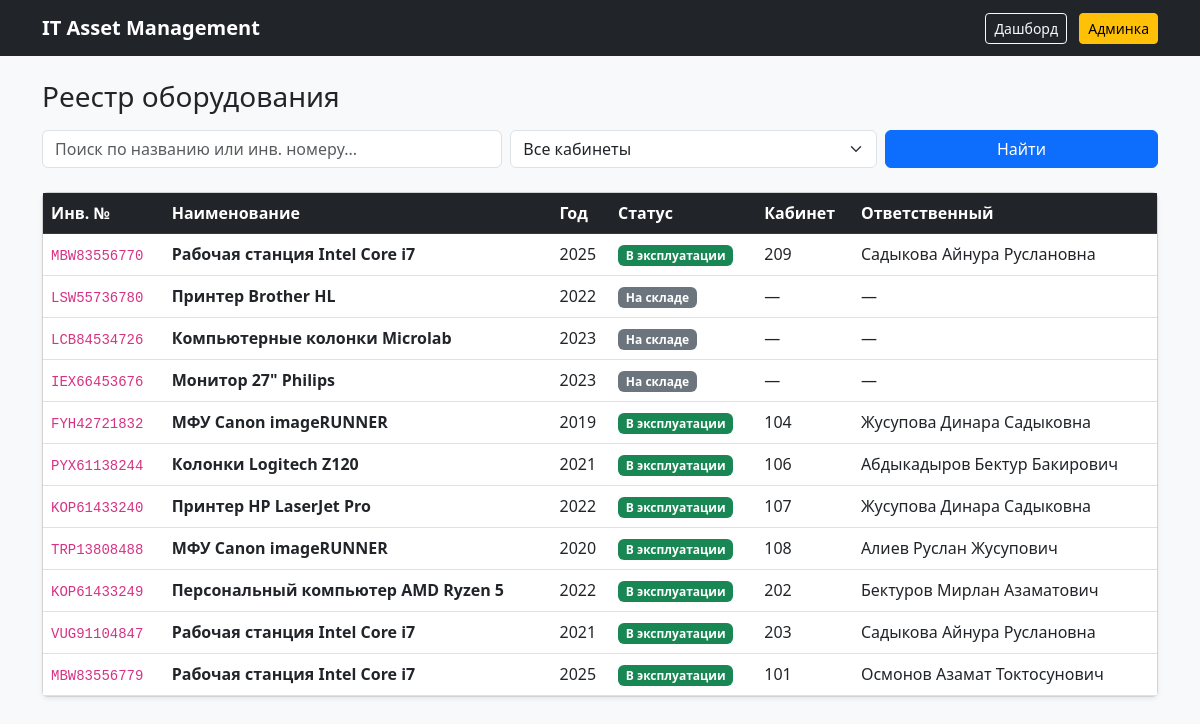
Screenshot of /equipment/ with the database file from the repository.
### assets/models.py (models this page shows, shortened)
class Equipment(models.Model):
    STATUS_CHOICES = [
        ('in_use', 'В эксплуатации'),
        ('in_stock', 'На складе'),
        ('repair', 'В ремонте'),
        ('written_off', 'Списано'),
    ]
    TYPE_CHOICES = [
        ('pc', 'Компьютер / ПК'),
        ('laptop', 'Ноутбук'),
        ('monitor', 'Монитор'),
        ('printer', 'МФУ / Принтер'),
        ('other', 'Другое оборудование'),
    ]
    name = models.CharField("Наименование техники", max_length=150)
    equipment_type = models.CharField(
        "Тип техники",
        max_length=20,
        choices=TYPE_CHOICES,
        default='pc'
    )
    serial_number = models.CharField("Инвентарный / Серийный номер", max_length=100, unique=True)
    year_manufactured = models.IntegerField("Год выпуска")
    status = models.CharField("Статус", max_length=20, choices=STATUS_CHOICES, default='in_use')
    current_cabinet = models.ForeignKey(Cabinet, on_delete=models.SET_NULL, null=True, blank=True, verbose_name="Текущий кабинет")
    current_user = models.ForeignKey(Employee, on_delete=models.SET_NULL, null=True, blank=True, verbose_name="Текущий пользователь")
    class Meta:
        verbose_name = "Оборудование"
        verbose_name_plural = "Оборудование"

class Cabinet(models.Model):
    number = models.CharField("Номер / Название кабинета", max_length=50)
    floor = models.IntegerField("Этаж", default=1)
    class Meta:
        verbose_name = "Кабинет"
        verbose_name_plural = "Кабинеты"

class Employee(models.Model):
    full_name = models.CharField("ФИО сотрудника", max_length=150)
    position = models.CharField("Должность", max_length=100, blank=True, null=True)
    class Meta:
        verbose_name = "Сотрудник"
        verbose_name_plural = "Сотрудники"

### assets/views.py (the view)
# urls.py: path('equipment/', equipment_list_view, name='equipment_list'),
def equipment_list_view(request):
    query = request.GET.get('q', '')
    cabinet_id = request.GET.get('cabinet', '')
    equipment_list = Equipment.objects.select_related('current_cabinet', 'current_user').all()
    if query:
        equipment_list = equipment_list.filter(
            models.Q(name__icontains=query) | models.Q(serial_number__icontains=query)
        )
    if cabinet_id:
        equipment_list = equipment_list.filter(current_cabinet_id=cabinet_id)
    cabinets = Cabinet.objects.all()
    context = {
        'equipment_list': equipment_list,
        'cabinets': cabinets,
        'query': query,
        'selected_cabinet': cabinet_id,
    }
    return render(request, 'assets/equipment_list.html', context)

### assets/templates/assets/equipment_list.html (shortened to what this page needs)
<!DOCTYPE html>
<html lang="ru">
<head>
    <link href="https://cdn.jsdelivr.net/npm/bootstrap@5.3.0/dist/css/bootstrap.min.css" rel="stylesheet">
</head>
<body class="bg-light">
<nav class="navbar navbar-expand-lg navbar-dark bg-dark mb-4">
    <div class="container">
        <a class="navbar-brand fw-bold" href="/">IT Asset Management</a>
        <div>
            <a href="/" class="btn btn-outline-light btn-sm me-2">Дашборд</a>
            <a href="/admin/" class="btn btn-warning btn-sm">Админка</a>
        </div>
    </div>
</nav>
<div class="container">
    <h3 class="mb-3">Реестр оборудования</h3>
    <form method="get" class="row g-2 mb-4">
        <div class="col-md-5">
            <input type="text" name="q" class="form-control" placeholder="Поиск по названию или инв. номеру..." value="{{ query }}">
        </div>
        <div class="col-md-4">
            <select name="cabinet" class="form-select">
                <option value="">Все кабинеты</option>
            </select>
        </div>
        <div class="col-md-3">
            <button type="submit" class="btn btn-primary w-100">Найти</button>
        </div>
    </form>
    <div class="card shadow-sm">
        <div class="card-body p-0">
            <table class="table table-hover mb-0">
                <thead class="table-dark">
                    <tr>
                        <th>Инв. №</th>
                        <th>Наименование</th>
                        <th>Год</th>
                        <th>Статус</th>
                        <th>Кабинет</th>
                        <th>Ответственный</th>
                    </tr>
                </thead>
                <tbody>
                    {% for item in equipment_list %}
                    <tr>
                        <td><code>{{ item.serial_number }}</code></td>
                        <td><strong>{{ item.name }}</strong></td>
                        <td>{{ item.year_manufactured }}</td>
                        <td>
                            {% if item.status == 'in_use' %}<span class="badge bg-success">В эксплуатации</span>
                            {% elif item.status == 'repair' %}<span class="badge bg-danger">В ремонте</span>
                            {% else %}<span class="badge bg-secondary">{{ item.get_status_display }}</span>
                            {% endif %}
                        </td>
                        <td>{{ item.current_cabinet.number|default:"—" }}</td>
                        <td>{{ item.current_user.full_name|default:"—" }}</td>
                    </tr>
                    {% empty %}
                    <tr>
                        <td colspan="6" class="text-center text-muted py-3">Оборудование не найдено</td>
                    </tr>
                    {% endfor %}
                </tbody>
            </table>
        </div>
    </div>
</div>
</body>
</html>

### rows the page displays
Equipment: serial_number "MBW83556770", name "Рабочая станция Intel Core i7", year_manufactured "2025", status "В эксплуатации", current_cabinet.number "209", current_user.full_name "Садыкова Айнура Руслановна"
Equipment: serial_number "LSW55736780", name "Принтер Brother HL", year_manufactured "2022", status "На складе", current_cabinet.number "—", current_user.full_name "—"
Equipment: serial_number "LCB84534726", name "Компьютерные колонки Microlab", year_manufactured "2023", status "На складе", current_cabinet.number "—", current_user.full_name "—"
Equipment: serial_number "IEX66453676", name "Монитор 27\" Philips", year_manufactured "2023", status "На складе", current_cabinet.number "—", current_user.full_name "—"
Equipment: serial_number "FYH42721832", name "МФУ Canon imageRUNNER", year_manufactured "2019", status "В эксплуатации", current_cabinet.number "104", current_user.full_name "Жусупова Динара Садыковна"
Equipment: serial_number "PYX61138244", name "Колонки Logitech Z120", year_manufactured "2021", status "В эксплуатации", current_cabinet.number "106", current_user.full_name "Абдыкадыров Бектур Бакирович"
Equipment: serial_number "KOP61433240", name "Принтер HP LaserJet Pro", year_manufactured "2022", status "В эксплуатации", current_cabinet.number "107", current_user.full_name "Жусупова Динара Садыковна"
Equipment: serial_number "TRP13808488", name "МФУ Canon imageRUNNER", year_manufactured "2020", status "В эксплуатации", current_cabinet.number "108", current_user.full_name "Алиев Руслан Жусупович"
Equipment: serial_number "KOP61433249", name "Персональный компьютер AMD Ryzen 5", year_manufactured "2022", status "В эксплуатации", current_cabinet.number "202", current_user.full_name "Бектуров Мирлан Азаматович"
Equipment: serial_number "VUG91104847", name "Рабочая станция Intel Core i7", year_manufactured "2021", status "В эксплуатации", current_cabinet.number "203", current_user.full_name "Садыкова Айнура Руслановна"
Equipment: serial_number "MBW83556779", name "Рабочая станция Intel Core i7", year_manufactured "2025", status "В эксплуатации", current_cabinet.number "101", current_user.full_name "Осмонов Азамат Токтосунович"
